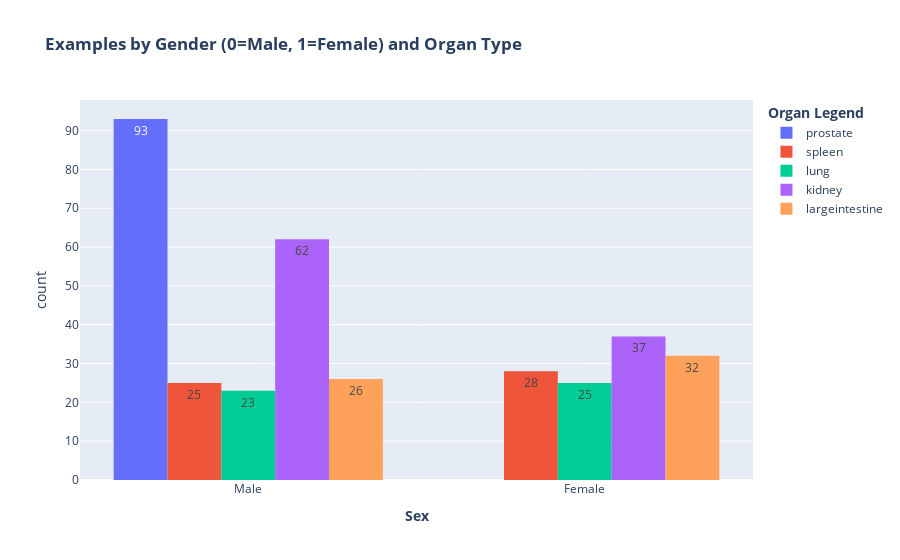

The cell this chart's notebook holds for it:
### Code cell
fig = px.histogram(train_df, train_df["sex"], color="organ", 
                   title="<b>Examples by Gender (0=Male, 1=Female) and Organ Type</b>",
                   labels={"organ":"<b>Organ Legend</b>", 
                         "count":"<b>Number Of Observations</b>",
                         "sex":"<b>Sex</b>"},text_auto=True, barmode="group",
                  )
fig.show()

### Figure 1 — Plotly figure (JSON) as saved in the notebook; plotly's stock layout.template omitted (floating-point values rounded to 4 significant figures)
{"data": [{"alignmentgroup": "True", "bingroup": "x", "hovertemplate": "<b>Organ Legend</b>=prostate<br><b>Sex</b>=%{x}<br>count=%{y}<extra></extra>", "legendgroup": "prostate", "marker": {"color": "#636efa", "pattern": {"shape": ""}}, "name": "prostate", "offsetgroup": "prostate", "orientation": "v", "showlegend": true, "texttemplate": "%{value}", "type": "histogram", "x": ["Male", "Male", "Male", "Male", "Male", "Male", "Male", "Male", "Male", "Male", "Male", "Male", "Male", "Male", "Male", "Male", "Male", "Male", "Male", "Male", "Male", "Male", "Male", "Male", "Male", "Male", "Male", "Male", "Male", "Male", "Male", "Male", "Male", "Male", "Male", "Male", "Male", "Male", "Male", "Male", "Male", "Male", "Male", "Male", "Male", "Male", "Male", "Male", "Male", "Male", "Male", "Male", "Male", "Male", "Male", "Male", "Male", "Male", "Male", "Male", "Male", "Male", "Male", "Male", "Male", "Male", "Male", "Male", "Male", "Male", "Male", "Male", "Male", "Male", "Male", "Male", "Male", "Male", "Male", "Male", "Male", "Male", "Male", "Male", "Male", "Male", "Male", "Male", "Male", "Male", "Male", "Male", "Male"], "xaxis": "x", "yaxis": "y"}, {"alignmentgroup": "True", "bingroup": "x", "hovertemplate": "<b>Organ Legend</b>=spleen<br><b>Sex</b>=%{x}<br>count=%{y}<extra></extra>", "legendgroup": "spleen", "marker": {"color": "#EF553B", "pattern": {"shape": ""}}, "name": "spleen", "offsetgroup": "spleen", "orientation": "v", "showlegend": true, "texttemplate": "%{value}", "type": "histogram", "x": ["Male", "Female", "Female", "Female", "Female", "Female", "Female", "Male", "Female", "Male", "Female", "Female", "Female", "Female", "Male", "Female", "Male", "Male", "Male", "Male", "Female", "Male", "Male", "Female", "Female", "Female", "Female", "Female", "Female", "Female", "Female", "Male", "Female", "Female", "Male", "Male", "Female", "Male", "Female", "Male", "Female", "Female", "Male", "Male", "Male", "Female", "Male", "Male", "Male", "Male", "Male", "Male", "Male"], "xaxis": "x", "yaxis": "y"}, {"alignmentgroup": "True", "bingroup": "x", "hovertemplate": "<b>Organ Legend</b>=lung<br><b>Sex</b>=%{x}<br>count=%{y}<extra></extra>", "legendgroup": "lung", "marker": {"color": "#00cc96", "pattern": {"shape": ""}}, "name": "lung", "offsetgroup": "lung", "orientation": "v", "showlegend": true, "texttemplate": "%{value}", "type": "histogram", "x": ["Male", "Male", "Female", "Male", "Male", "Male", "Male", "Female", "Male", "Male", "Female", "Female", "Female", "Female", "Female", "Female", "Male", "Female", "Male", "Female", "Male", "Female", "Female", "Male", "Female", "Female", "Female", "Male", "Female", "Female", "Male", "Male", "Male", "Female", "Male", "Male", "Male", "Female", "Male", "Female", "Female", "Male", "Female", "Male", "Male", "Female", "Female", "Female"], "xaxis": "x", "yaxis": "y"}, {"alignmentgroup": "True", "bingroup": "x", "hovertemplate": "<b>Organ Legend</b>=kidney<br><b>Sex</b>=%{x}<br>count=%{y}<extra></extra>", "legendgroup": "kidney", "marker": {"color": "#ab63fa", "pattern": {"shape": ""}}, "name": "kidney", "offsetgroup": "kidney", "orientation": "v", "showlegend": true, "texttemplate": "%{value}", "type": "histogram", "x": ["Female", "Female", "Male", "Male", "Male", "Female", "Female", "Male", "Male", "Female", "Male", "Male", "Female", "Male", "Male", "Male", "Male", "Male", "Female", "Male", "Female", "Male", "Male", "Male", "Female", "Male", "Male", "Male", "Male", "Male", "Male", "Female", "Female", "Male", "Male", "Female", "Male", "Male", "Female", "Female", "Female", "Female", "Female", "Male", "Female", "Male", "Male", "Female", "Male", "Female", "Male", "Male", "Female", "Male", "Male", "Male", "Male", "Female", "Male", "Male", "Male", "Male", "Male", "Male", "Male", "Female", "Male", "Female", "Female", "Female", "Female", "Male", "Male", "Male", "Female", "Male", "Male", "Male", "Female", "Female", "Male", "Female", "Male", "Male", "Female", "Female", "Male", "Male", "Female", "Male", "Female", "Male", "Female", "Female", "Male", "Male", "Male", "Male", "Male"], "xaxis": "x", "yaxis": "y"}, {"alignmentgroup": "True", "bingroup": "x", "hovertemplate": "<b>Organ Legend</b>=largeintestine<br><b>Sex</b>=%{x}<br>count=%{y}<extra></extra>", "legendgroup": "largeintestine", "marker": {"color": "#FFA15A", "pattern": {"shape": ""}}, "name": "largeintestine", "offsetgroup": "largeintestine", "orientation": "v", "showlegend": true, "texttemplate": "%{value}", "type": "histogram", "x": ["Male", "Female", "Female", "Male", "Female", "Male", "Female", "Male", "Male", "Female", "Male", "Male", "Male", "Male", "Female", "Male", "Male", "Female", "Female", "Female", "Male", "Female", "Male", "Male", "Female", "Female", "Female", "Female", "Male", "Female", "Female", "Female", "Female", "Female", "Male", "Male", "Male", "Female", "Female", "Male", "Male", "Female", "Female", "Male", "Female", "Female", "Female", "Female", "Male", "Female", "Female", "Female", "Female", "Male", "Female", "Male", "Male", "Male"], "xaxis": "x", "yaxis": "y"}], "layout": {"barmode": "group", "legend": {"title": {"text": "<b>Organ Legend</b>"}, "tracegroupgap": 0}, "title": {"text": "<b>Examples by Gender (0=Male, 1=Female) and Organ Type</b>"}, "xaxis": {"anchor": "y", "domain": [0, 1], "title": {"text": "<b>Sex</b>"}}, "yaxis": {"anchor": "x", "domain": [0, 1], "title": {"text": "count"}}}}
